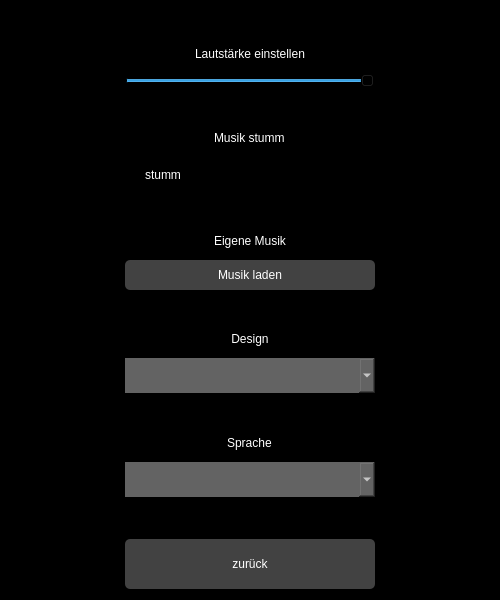
<?xml version="1.0" encoding="UTF-8"?>
<ui version="4.0">
 <class>OptionWidget</class>
 <widget class="QWidget" name="OptionWidget">
  <property name="geometry">
   <rect>
    <x>0</x>
    <y>0</y>
    <width>500</width>
    <height>600</height>
   </rect>
  </property>
  <property name="sizePolicy">
   <sizepolicy hsizetype="Preferred" vsizetype="Preferred">
    <horstretch>0</horstretch>
    <verstretch>0</verstretch>
   </sizepolicy>
  </property>
  <property name="windowTitle">
   <string>MenuWidget</string>
  </property>
  <property name="styleSheet">
   <string notr="true">background-color: rgb(0, 0, 0);
border: 0;</string>
  </property>
  <layout class="QHBoxLayout" name="horizontalLayout">
   <item>
    <spacer name="horizontalSpacer">
     <property name="orientation">
      <enum>Qt::Horizontal</enum>
     </property>
     <property name="sizeHint" stdset="0">
      <size>
       <width>40</width>
       <height>20</height>
      </size>
     </property>
    </spacer>
   </item>
   <item>
    <layout class="QVBoxLayout" name="verticalLayout">
     <item>
      <spacer name="verticalSpacer_6">
       <property name="orientation">
        <enum>Qt::Vertical</enum>
       </property>
       <property name="sizeHint" stdset="0">
        <size>
         <width>20</width>
         <height>40</height>
        </size>
       </property>
      </spacer>
     </item>
     <item alignment="Qt::AlignHCenter">
      <widget class="QLabel" name="label_OptionVolumeLevel">
       <property name="styleSheet">
        <string notr="true">font: 75 14pt &quot;Verdana&quot;;
color: #FFF;
margin-bottom: 6px;</string>
       </property>
       <property name="text">
        <string>Lautstärke einstellen</string>
       </property>
      </widget>
     </item>
     <item>
      <widget class="QSlider" name="horizontalSlider_OptionVolume">
       <property name="maximum">
        <number>100</number>
       </property>
       <property name="value">
        <number>100</number>
       </property>
       <property name="orientation">
        <enum>Qt::Horizontal</enum>
       </property>
      </widget>
     </item>
     <item>
      <spacer name="verticalSpacer">
       <property name="orientation">
        <enum>Qt::Vertical</enum>
       </property>
       <property name="sizeHint" stdset="0">
        <size>
         <width>20</width>
         <height>40</height>
        </size>
       </property>
      </spacer>
     </item>
     <item alignment="Qt::AlignHCenter">
      <widget class="QLabel" name="label_OptionVolumeOnOff">
       <property name="styleSheet">
        <string notr="true">font: 75 14pt &quot;Verdana&quot;;
color: #FFF;
margin-bottom: 6px;</string>
       </property>
       <property name="text">
        <string>Musik stumm</string>
       </property>
      </widget>
     </item>
     <item>
      <widget class="QCheckBox" name="checkBox">
       <property name="styleSheet">
        <string notr="true">font: 75 12pt &quot;Verdana&quot;;
color: #FFF;
height: 35px;</string>
       </property>
       <property name="text">
        <string>stumm</string>
       </property>
      </widget>
     </item>
     <item>
      <spacer name="verticalSpacer_2">
       <property name="orientation">
        <enum>Qt::Vertical</enum>
       </property>
       <property name="sizeHint" stdset="0">
        <size>
         <width>20</width>
         <height>40</height>
        </size>
       </property>
      </spacer>
     </item>
     <item>
      <widget class="QLabel" name="label_OptionMusikLoad">
       <property name="styleSheet">
        <string notr="true">font: 75 14pt &quot;Verdana&quot;;
color: #FFF;
margin-bottom: 6px;</string>
       </property>
       <property name="text">
        <string>Eigene Musik</string>
       </property>
       <property name="alignment">
        <set>Qt::AlignCenter</set>
       </property>
      </widget>
     </item>
     <item>
      <widget class="QPushButton" name="pushButton_OptionMusikLoad">
       <property name="styleSheet">
        <string notr="true">background-color: #424242;
font: 75 12pt &quot;Verdana&quot;;
color: #FFF;
height: 30px;
width: 150px;
border-radius: 5px;</string>
       </property>
       <property name="text">
        <string>Musik laden</string>
       </property>
      </widget>
     </item>
     <item>
      <spacer name="verticalSpacer_3">
       <property name="orientation">
        <enum>Qt::Vertical</enum>
       </property>
       <property name="sizeHint" stdset="0">
        <size>
         <width>20</width>
         <height>40</height>
        </size>
       </property>
      </spacer>
     </item>
     <item>
      <widget class="QLabel" name="label_OptionDesign">
       <property name="styleSheet">
        <string notr="true">font: 75 14pt &quot;Verdana&quot;;
color: #FFF;
margin-bottom: 6px;</string>
       </property>
       <property name="text">
        <string>Design</string>
       </property>
       <property name="alignment">
        <set>Qt::AlignCenter</set>
       </property>
      </widget>
     </item>
     <item>
      <widget class="QComboBox" name="comboBox_OptionDesign">
       <property name="focusPolicy">
        <enum>Qt::WheelFocus</enum>
       </property>
       <property name="styleSheet">
        <string notr="true">background-color: #636363;
font: 75 12pt &quot;Verdana&quot;;
color: #FFF;
height: 35px;
padding: 0px;</string>
       </property>
      </widget>
     </item>
     <item>
      <spacer name="verticalSpacer_4">
       <property name="orientation">
        <enum>Qt::Vertical</enum>
       </property>
       <property name="sizeHint" stdset="0">
        <size>
         <width>20</width>
         <height>40</height>
        </size>
       </property>
      </spacer>
     </item>
     <item alignment="Qt::AlignHCenter">
      <widget class="QLabel" name="label_OptionSprache">
       <property name="styleSheet">
        <string notr="true">font: 75 14pt &quot;Verdana&quot;;
color: #FFF;
margin-bottom: 6px;</string>
       </property>
       <property name="text">
        <string>Sprache</string>
       </property>
      </widget>
     </item>
     <item>
      <widget class="QComboBox" name="comboBox_OptionSprache">
       <property name="focusPolicy">
        <enum>Qt::WheelFocus</enum>
       </property>
       <property name="styleSheet">
        <string notr="true">background-color: #636363;
font: 75 12pt &quot;Verdana&quot;;
color: #FFF;
height: 35px;
padding: 0px;</string>
       </property>
      </widget>
     </item>
     <item>
      <spacer name="verticalSpacer_5">
       <property name="orientation">
        <enum>Qt::Vertical</enum>
       </property>
       <property name="sizeHint" stdset="0">
        <size>
         <width>20</width>
         <height>40</height>
        </size>
       </property>
      </spacer>
     </item>
     <item>
      <layout class="QHBoxLayout" name="horizontalLayout_3">
       <item>
        <widget class="QPushButton" name="pushButton_OptionBack">
         <property name="focusPolicy">
          <enum>Qt::NoFocus</enum>
         </property>
         <property name="styleSheet">
          <string notr="true">background-color: #424242;
font: 75 12pt &quot;Verdana&quot;;
color: #FFF;
height: 50px;
min-width: 250px;
border-radius: 5px;</string>
         </property>
         <property name="text">
          <string>zurück</string>
         </property>
        </widget>
       </item>
      </layout>
     </item>
    </layout>
   </item>
   <item>
    <spacer name="horizontalSpacer_2">
     <property name="orientation">
      <enum>Qt::Horizontal</enum>
     </property>
     <property name="sizeHint" stdset="0">
      <size>
       <width>40</width>
       <height>20</height>
      </size>
     </property>
    </spacer>
   </item>
  </layout>
 </widget>
 <layoutdefault spacing="6" margin="11"/>
 <resources/>
 <connections/>
</ui>
